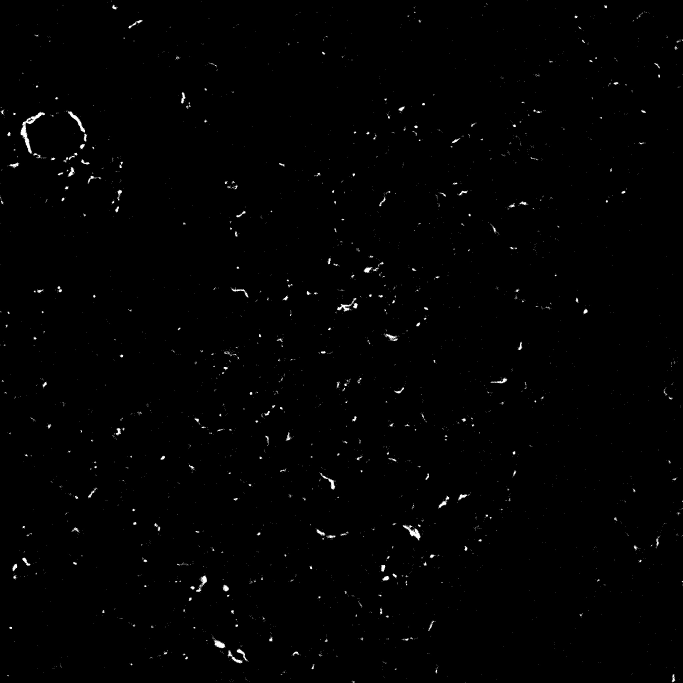
#> input picture Module 2/Data/MASK_Sk658 Llobe ch010036.jpg, 2048 x 2048 px, found by its file name (shown at 1/3 size)
$ jupyter execute 'Module 2 Final Notebook.ipynb'
#> lines starting #> are read from the running program, lines starting #| are printed output that depends on the picture; after the words box and inside, x2 and y2 are one past the last pixel; in counts of white or black regions, pixels touching at a corner belong together
## Module_2: Idiopathic Pulmonary Fibrosis

## Team Members:
Vicente & Will

## Project Title:
Analyzing Idiopathic Pulmonary Fibrosis in Mice

## Project Goal:
This project seeks to develop an image analysis pipeline that predicts the extent of fibrosis in the lung at different biopsy depths from the top of the lung. We are asking the following questions: How does the extent of fibrosis vary throughout the depth of a fibrotic lung? Using interpolation, can we predict the amount of fibrosis at a specific depth into the lung?

## Disease Background:
*Fill in information and please note that this module is truncated and only has 5 bullets (instead of the 11 that you did for Module #1).*

* Prevalence & incidence
Prevalence was estimated to range from 4.0 per 100,000 persons aged 18 to 34 yr to 227.2 per 100,000 among those 75 yr or older; annual incidence was estimated to range from 1.2 to 76.4 per 100,000.

* Risk factors (genetic, lifestyle)
Smoking, air pollution, occupational exposure. Having family history of IPF can also increase the risk of developing IPF

* Symptoms
Shortness of breath.
Dry cough.
Extreme tiredness.
Weight loss that's not intended.
Aching muscles and joints.
Widening and rounding of the tips of the fingers or toes, called clubbing.

* Standard of care treatment(s)
Two FDA-approved antifibrotic drugs: pirfenidone and nintedanib. Both slow lung function decline but cannot cure or reverse damage. Common side effects include gastrointestinal issues (nausea, diarrhea) and photosensitivity/rashes with pirfenidone. Supportive care includes supplemental oxygen, pulmonary rehabilitation, and treatment of comorbidities. Lung transplantation is the only cure but limited to eligible patients.

* Biological mechanisms (anatomy, organ physiology, cell & molecular physiology)
Repeated injury to alveolar epithelial cells triggers abnormal wound healing with excessive scar tissue formation. Damaged cells activate fibroblasts, which differentiate into myofibroblasts that overproduce collagen and resist normal cell death. This scarring thickens alveolar walls, reducing lung compliance and oxygen transfer. Key pathways include TGF-β signaling, Wnt/β-catenin, and oxidative stress. Progressive fibrosis destroys normal lung architecture, creating honeycombing visible on CT scans and ultimately causing respiratory failure.

## Data-Set:
78 black and white images collected at different depths into fibrotic mouse lung. White dots are fibrotic lesions, and black is healthy lung.

## Data Analyis:
The following code analyzes the percentage of white pixels in 6 images at different depths of one mouse lung. At the end, it exports a .csv with file names, depths, and percent white pixels.

[cell 1]
'''Module 2: count black and white pixels in a .jpg and extrapolate points'''

from termcolor import colored
import cv2
import numpy as np
import matplotlib.pyplot as plt
from scipy.interpolate import interp1d
import pandas as pd

# Load the images you want to analyze

filenames = [
    r"C:\Users\wcrou\OneDrive - University of Virginia\Desktop\Comp Lung Images\MASK_SK658 Llobe ch010036.jpg",
    r"C:\Users\wcrou\OneDrive - University of Virginia\Desktop\Comp Lung Images\MASK_SK658 Llobe ch010019.jpg",
    r"C:\Users\wcrou\OneDrive - University of Virginia\Desktop\Comp Lung Images\MASK_SK658 Llobe ch010067.jpg",
    r"C:\Users\wcrou\OneDrive - University of Virginia\Desktop\Comp Lung Images\MASK_SK658 Slobe ch010110.jpg",
    r"C:\Users\wcrou\OneDrive - University of Virginia\Desktop\Comp Lung Images\MASK_SK658 Llobe ch010168.jpg",
    r"C:\Users\wcrou\OneDrive - University of Virginia\Desktop\Comp Lung Images\MASK_SK658 Slobe ch010126.jpg"
            ]

# Enter the depth of each image (in the same order that the images are listed above; you can find these in the .csv file provided to you which is tilted: "Filenames and Depths for Students")

depths = [
    55,
    60,
    1500,
    5300,
    6000,
    6800,
    ]

# Make the lists that will be used

images = []
white_counts = []
black_counts = []
white_percents = []

# Build the list of all the images you are analyzing

for filename in filenames:
    img = cv2.imread(filename, 0)
#> img is the input picture: shape (2048, 2048); min 0, max 255, mean 1.8
    images.append(img)

# For each image (until the end of the list of images), calculate the number of black and white pixels and make a list that contains this information for each filename.

for x in range(len(filenames)):
    _, binary = cv2.threshold(images[x], 127, 255, cv2.THRESH_BINARY)

    white = np.sum(binary == 255)
    black = np.sum(binary == 0)

    white_counts.append(white)
    black_counts.append(black)
#> this loop made 6 passes
#> pass 1, `_, binary = cv2.threshold(images[x], 127, 255, cv2.THRESH_BINARY)`:
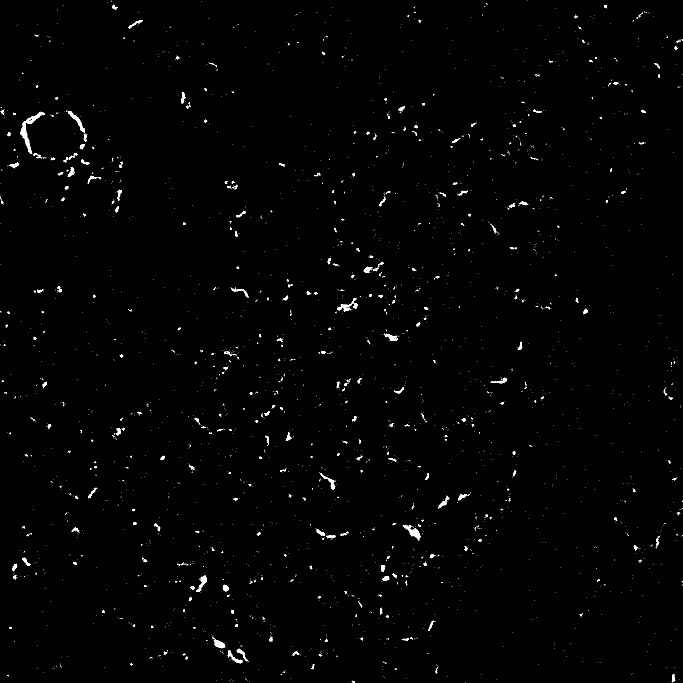
#> binary: shape (2048, 2048) (shown at 1/3 size); 0.71% white; 3367 white regions (3067 under 20 px), largest, box (x1, y1, x2, y2) and area: (62, 335, 135, 461) 1686, (1208, 1575, 1262, 1621) 782, (204, 333, 255, 398) 680
#> pass 3, `_, binary = cv2.threshold(images[x], 127, 255, cv2.THRESH_BINARY)`:
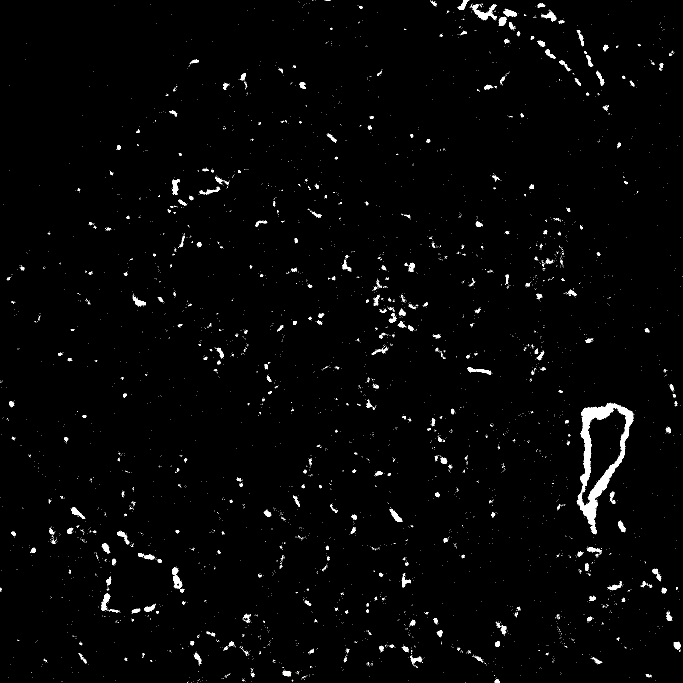
#> binary: shape (2048, 2048) (shown at 1/3 size); 1.5% white; 5206 white regions (4849 under 20 px), largest, box (x1, y1, x2, y2) and area: (1730, 1208, 1901, 1602) 15561, (1417, 13, 1491, 61) 1281, (304, 1779, 331, 1832) 631

# Print the number of white and black pixels in each image.

print(colored("Counts of pixel by color in each image", "yellow"))
for x in range(len(filenames)):
    print(colored(f"White pixels in image {x}: {white_counts[x]}", "white"))
    print(colored(f"Black pixels in image {x}: {black_counts[x]}", "black"))
    print()

# Calculate the percentage of pixels in each image that are white and make a list that contains these percentages for each filenamae

for x in range(len(filenames)):
    white_percent = (100 * (white_counts[x] / (black_counts[x] + white_counts[x])))
    white_percents.append(white_percent)

# Print the filename (on one line in red font), and below that line print the percent white pixels and depth

print(colored("Percent white px:", "yellow"))
for x in range(len(filenames)):
    print(colored(f'{filenames[x]}:',"red"))
    print(f'{white_percents[x]}% White | Depth: {depths[x]} microns')
    print()

'''Write your data to a .csv file'''

# Create a DataFrame that includes the filenames, depths, and percentage of white pixels
df = pd.DataFrame({
    'Filenames': filenames,
    'Depths': depths,
    'White percents': white_percents
})

# Write that DataFrame to a .csv file

df.to_csv('Percent_White_Pixels.csv', index=False)

print("CSV file 'Percent_White_Pixels.csv' has been created.")

The following code linearly interpolates a point at depth 3350 microns in a large gap in our data. The actual white pixel percentage is
1.988%, and the interpolated value is 1.879%. This is about a 5.5% error.

[cell 2]
# Interpolate a point: given a depth, find the corresponding white pixel percentage

interpolate_depth = 3350

x = depths
y = white_percents

i = interp1d(x, y, kind='linear')  # You can also use 'quadratic', 'cubic', etc.
interpolate_point = i(interpolate_depth)
print(colored(f'The interpolated point is at the x-coordinate {interpolate_depth} and y-coordinate {interpolate_point}.', "green"))

depths_i = depths[:]
depths_i.append(interpolate_depth)
white_percents_i = white_percents[:]
white_percents_i.append(interpolate_point)

# make two plots: one that doesn't contain the interpolated point, just the data calculated from your images, and one that also contains the interpolated point (shown in red)
fig, axs = plt.subplots(2, 1)

axs[0].scatter(depths, white_percents, marker='o', linestyle='-', color='blue')
axs[0].set_title('Plot of depth of image vs percentage white pixels')
axs[0].set_xlabel('depth of image')
axs[0].set_ylabel('white pixels as a percentage of total pixels')
axs[0].grid(True)


axs[1].scatter(depths_i, white_percents_i, marker='o', linestyle='-', color='blue')
axs[1].set_title('Plot of depth of image vs percentage white pixels w/ interpolated point (red)')
axs[1].set_xlabel('depth of image')
axs[1].set_ylabel('white pixels as a percentage of total pixels')
axs[1].grid(True)
axs[1].scatter(depths_i[len(depths_i)-1], white_percents_i[len(white_percents_i)-1], color='red', s=100, label='Highlighted point')


# Adjust layout to prevent overlap
plt.tight_layout()
plt.show()
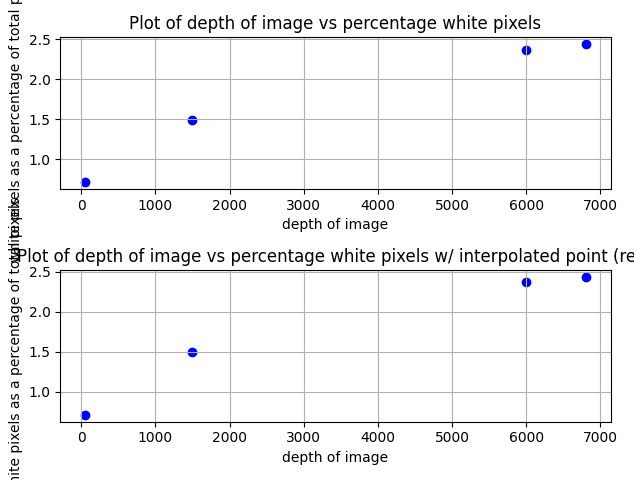
#> figure drawn by matplotlib, 2 panels
